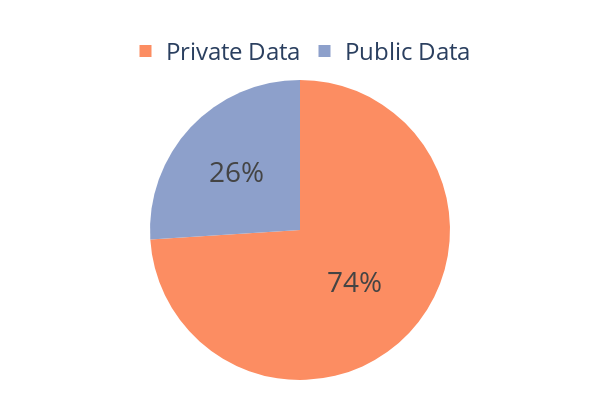

The cell this chart's notebook holds for it:
### Code cell
import plotly.graph_objects as go

def plot_public_vs_private_overall(df, width=600, height=400, text_size=14, legend_font_size=12, save_path=None, save_scale=3):
    # List of public dataset columns
    public_datasets = [
        'mimic_count', 'eicu_count', 'uk_biobank_count', 'chest_x-ray14_count',
        'adni_count', 'physionet_count', 'oasis_count', 'tcga_count', 'gdc_count',
        'seer_count', 'tuh_eeg_corpus_count', 'tuh_abnormal_eeg_corpus_count',
        'tuh_eeg_artifact_corpus_count', 'tuh_eeg_epilepsy_corpus_count',
        'tuh_eeg_events_corpus_count', 'tuh_eeg_seizure_corpus_count',
        'tuh_eeg_slowing_corpus_count', 'paper_with_code_data_count'
    ]

    # Calculate if any public dataset was used
    df['public_data_used'] = df[public_datasets].any(axis=1)

    # Calculate percentages
    total = len(df)
    public_percentage = round(df['public_data_used'].sum() / total * 100)
    private_percentage = 100 - public_percentage

    # Create custom text for labels
    labels = ['Public Data', 'Private Data']
    values = [public_percentage, private_percentage]
    custom_text = [f'{v}%' for v in values]

    color_scheme = px.colors.qualitative.Set2[1:3]  # Use the first two colors from the Set2 palette
    # color_scheme = ['#1a80bb', '#ea801c']
    # color_scheme = ['#ea801c', '#1a80bb']
    color_scheme = [
    'rgb(252,141,98)',   # Orange
    # 'rgb(255,179,150)',  # Lighter Orange (new color)
    'rgb(141,160,203)',  # Grayish-blue
    # 'rgb(103,122,165)',  # Darker Grayish-Blue
        # 'rgb(28,144,153)'    # Deeper Teal (accent color)
    ]
    color_map = {'Private Data': color_scheme[0], 'Public Data': color_scheme[1]}
    # Create the pie chart
    fig = go.Figure(data=[go.Pie(labels=labels,
                                 values=values,
                                 marker_colors=[color_scheme[1], color_scheme[0]],
                                 text=custom_text,
                                 textposition='inside',
                                 textfont_size=text_size,
                                 hovertemplate="%{label}: %{text}<extra></extra>")])

    fig.update_traces(textinfo='text')

    fig.update_layout(
        width=width,
        height=height,
        legend=dict(
            orientation="h",
            yanchor="bottom",
            y=1.02,
            xanchor="center",
            x=0.5,
            font=dict(size=legend_font_size)
        ),
        margin=dict(t=80, b=20, l=20, r=20)
    )

    fig.show()
    
    if save_path:
        fig.write_image(save_path, scale=save_scale)
        print(f"Pie chart saved as '{save_path}'")
    # Print the percentages
    print(f"Public Data: {public_percentage}%")
    print(f"Private Data: {private_percentage}%")

# Usage:
# plot_public_vs_private_overall(your_dataframe, text_size=14, legend_font_size=12, save_path="public_vs_private_overall_piechart.png")

# Usage:
# plot_public_vs_private_overall(your_dataframe, text_size=14, legend_font_size=12, save_path="public_vs_private_overall_piechart.png")
# Usage
plot_public_vs_private_overall(main_df, text_size=28, legend_font_size=24, save_path="figures/public_vs_private_overall_piechart.png")

### Figure 1 — Plotly figure (JSON) as saved in the notebook; plotly's stock layout.template omitted (floating-point values rounded to 4 significant figures)
{"data": [{"hovertemplate": "%{label}: %{text}<extra></extra>", "labels": ["Public Data", "Private Data"], "marker": {"colors": ["rgb(141,160,203)", "rgb(252,141,98)"]}, "text": ["26%", "74%"], "textfont": {"size": 28}, "textinfo": "text", "textposition": "inside", "type": "pie", "values": [26, 74]}], "layout": {"height": 400, "legend": {"font": {"size": 24}, "orientation": "h", "x": 0.5, "xanchor": "center", "y": 1.02, "yanchor": "bottom"}, "margin": {"b": 20, "l": 20, "r": 20, "t": 80}, "width": 600}}
